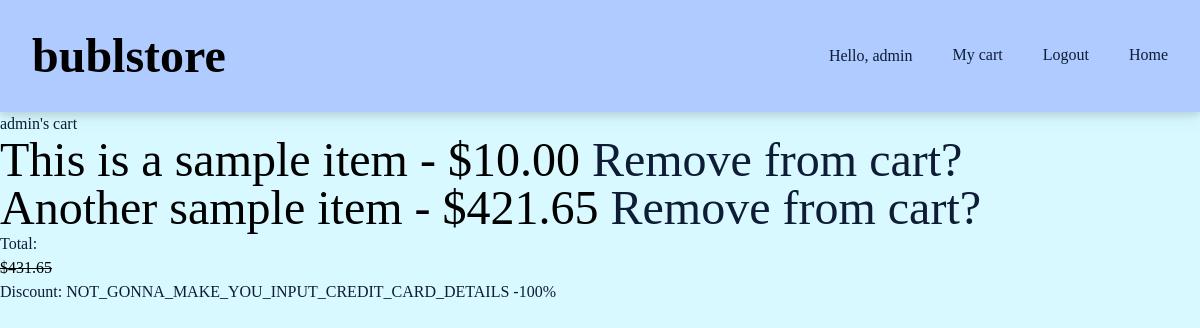
/store/cart (signed in), run on the app's committed database.
### store/models.py (models this page shows, shortened)
class Item(models.Model):
    name = models.CharField(max_length=200)
    description = models.CharField(max_length=200)
    cost = models.DecimalField(max_digits=10, decimal_places=2)
    image = models.ImageField(upload_to="items/", default="items/placeholder.png")

class Cart(models.Model):
    user = models.OneToOneField(User,on_delete=models.CASCADE)
    items = models.ManyToManyField(Item, blank=True)
    def total_cost(self):
        return sum(item.cost for item in self.items.all())

### store/views.py (the view)
# urls.py: path("cart", views.cart, name="cart"),
def cart(request):
    context = {
    }
    return render(request, "store/cart.html", context)

### store/templates/store/cart.html (shortened to what this page needs)
{% load static tailwind_tags %}
<!DOCTYPE html>
<html lang="en">
<head>
    {% tailwind_css %}
</head>
<body>
    {% include "store/header.html" %}
    {% include "store/base.html" %}
    {% if request.user.is_authenticated %}
        <p>{{request.user}}'s cart</p>
        {% if request.user.is_authenticated %}
            {% if request.user.cart.items.count > 0 %}
                {% for item in request.user.cart.items.all %}
                    <h1>{{item.name}} - ${{item.cost}} <a href="{% url 'store:remove_cart' item.id %}">Remove from cart?</a> </h1>
                {% endfor %}
                <p>Total: </p><s>${{request.user.cart.total_cost}}</s>
                <p>Discount: NOT_GONNA_MAKE_YOU_INPUT_CREDIT_CARD_DETAILS -100%</p>
            {% else %}
                <p>You don't have any items!</p>
                <a href="{% url 'store:index' %}">Shop for more?</a>
            {% endif %}
        {% endif %}
    {% else %}
        <a href="{% url 'store:login' %}">Login</a>
        <a href="{% url 'store:register' %}">Register</a>
    {% endif %}
</body>
</html>

### store/templates/store/header.html
{% load static tailwind_tags %}
<head>
    {% tailwind_css %}
</head>
<body>
  <header class="bg-secondary drop-shadow-lg flex justify-between py-8 px-8">
    <h1 class="font-bold">bublstore</h1>
    <div class="flex justify-between space-x-10 items-center">
      {% if request.user.is_authenticated %}
        <p>Hello, {{request.user}}</p>
        <a class="url" href="{% url 'store:cart' %}">My cart</a>
        <a class="url" href="{% url 'store:logout' %}">Logout</a>
      {% else %}
        <a class="url" href="{% url 'store:login' %}">Login</a>
        <a class="url" href="{% url 'store:register' %}">Register</a>
      {% endif %}
      <a class="url" href="{% url 'store:index' %}">Home</a>
    </div>
  </header>

### data on the page
Item: name "This is a sample item", cost "10.00"
Item: name "Another sample item", cost "421.65"

### other printed values
{{ request.user }} "admin"
{{ request.user.cart.total_cost }} "431.65"
